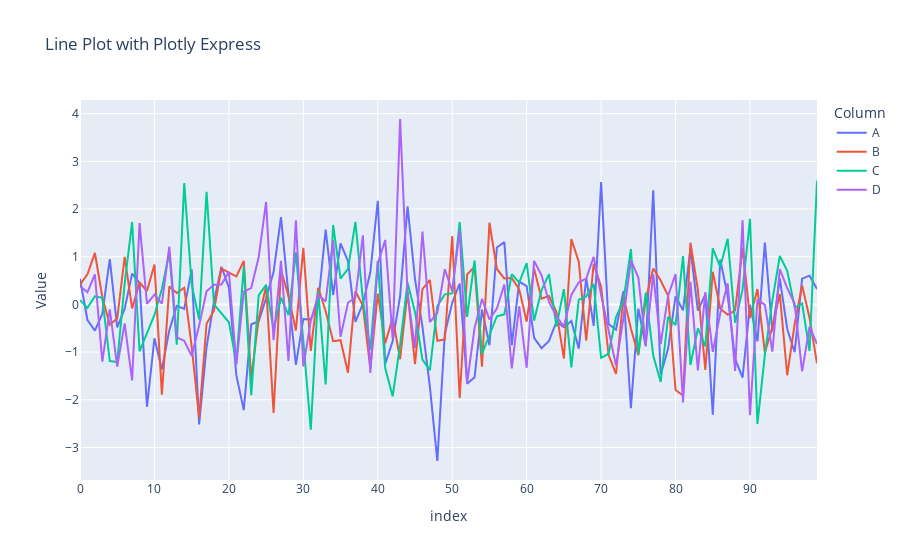

Write notebook code for a chart like this one.
### Code cell
import pandas as pd
import numpy as np
import plotly.express as px

# Sample data
df = pd.DataFrame(np.random.randn(100, 4), columns=['A','B','C','D'])

# Convert the dataframe to long format for Plotly Express
df_long = df.reset_index().melt(id_vars='index', var_name='Column', value_name='Value')

# Line chart
fig = px.line(df_long, x='index', y='Value', color='Column', title='Line Plot with Plotly Express')
fig.show()
